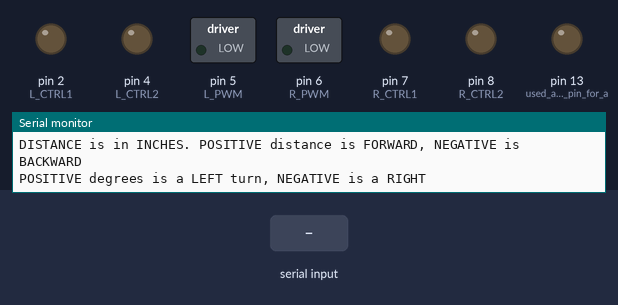
A sketch run on a simulated Arduino Uno, built with avr-gcc and run on an emulated ATmega328P. Parts: switched loads named in the sketch (green lamp = pin HIGH), output pins drawn as LEDs (lit = HIGH), the last lines printed to the serial monitor. Inputs (shaded band) come from the test bench.

Above: at 1.2 s.
1.3 s: "30,150\n" received over Serial
At 2.4 s:
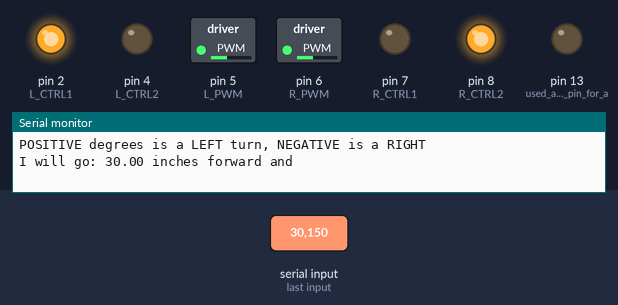
At 3.3 s:
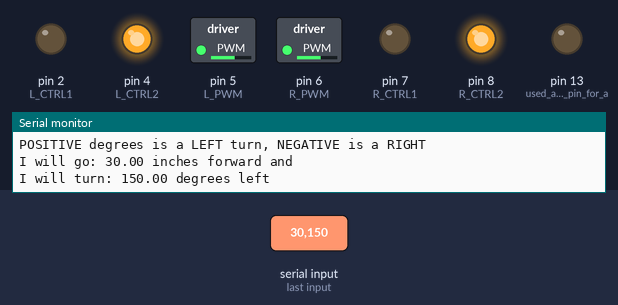
4.3 s: "90,45\n" received over Serial
At 10.6 s:
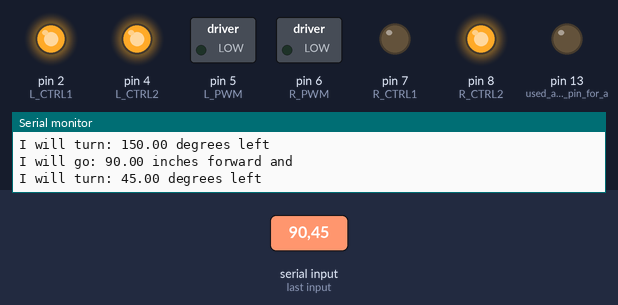
Timing chart, 0 to 11.8 s (numbered marks = the images above; inputs shaded):
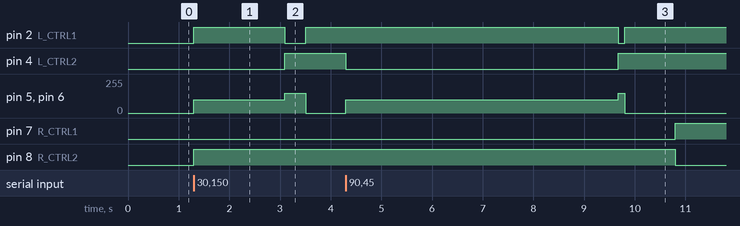

Measured:
- after the input at 1.3 s, pin 2 (L_CTRL1): LOW → HIGH at once, → LOW 1.8 s later, → HIGH 0.42 s later; pin 4 (L_CTRL2): LOW → HIGH after 1.8 s; pin 5 (L_PWM), pin 6 (R_PWM): 0/255 → 100/255 at once, → 150/255 1.8 s later, → 0/255 0.42 s later; pin 8 (R_CTRL2): LOW → HIGH at once
- after the input at 4.3 s, pin 2 (L_CTRL1): HIGH → LOW after 5.4 s, → HIGH 0.13 s later; pin 4 (L_CTRL2): HIGH → LOW at once, → HIGH 5.4 s later

The sketch:

Redbot.ino
```cpp
// H-Bridge motor driver pins
#define    L_CTRL1   2
#define    L_CTRL2   4
#define    L_PWM     5

#define    R_CTRL1   7
#define    R_CTRL2   8
#define    R_PWM     6

// XBee SW_Serial pins
#define    SW_SER_TX A0
#define    SW_SER_RX A1

float dist; //Defining a variable used for distance (in)
float turn; //Defining a variable used for turning (degrees)

void setup()
{
  //Establishing serial communications:
  Serial.begin(115200);
  while (!Serial);

  //Redbot arduino pins
  pinMode(L_CTRL1, OUTPUT);  // used as a debug pin for an LED.
  pinMode(L_CTRL2, OUTPUT);  // used as a debug pin for an LED.
  pinMode(L_PWM, OUTPUT);  // used as a debug pin for an LED.

  pinMode(R_CTRL1, OUTPUT);  // used as a debug pin for an LED.
  pinMode(R_CTRL2, OUTPUT);  // used as a debug pin for an LED.
  pinMode(R_PWM, OUTPUT);  // used as a debug pin for an LED.

  pinMode(13, OUTPUT);  // used as a debug pin for an LED.

  //Instructions printed on serial monitor
  Serial.println("Type in: ['distance' , 'degrees']");
  Serial.println();
  Serial.println("DISTANCE is in INCHES. POSITIVE distance is FORWARD, NEGATIVE is BACKWARD");
  Serial.println();
  Serial.println("POSITIVE degrees is a LEFT turn, NEGATIVE is a RIGHT");
  Serial.println();
}

void loop()
 {

  if(Serial.available()) //Checks if serial communication is established
  {

    //GOING FORWARD/BACKWARD:

    dist = Serial.parseFloat(); //Reads distance from serial input

    //Checks if distance input is positive, indicating that the robot will go forward, running the code below:
    if(dist > 0)
    {

      //Printing distance on serial monitor:
      Serial.print("I will go: ");
      Serial.print(abs(dist));
      Serial.print(" inches forward and");
      Serial.println();

      float Time; //Establishes a varable for the milliseconds the motors will run forward
      Time = go(dist); //Establishes time as a result of variable/function "go" (see "float go" below)

      //Commands for redbot moving forward:
      rightMotor(100);
      leftMotor(100);
      delay(Time);
      rightBrake();
      leftBrake();
    }

    //If distance input is negative, run code below:
    else
    {

      //Printing distance on serial monitor:
      Serial.print("I will go: ");
      Serial.print(abs(dist));
      Serial.print(" inches back and");
      Serial.println();

      float TimeBack; //Establishing a varable for the milliseconds the motors will run backward
      TimeBack = go(dist); //Establishing time as a result of variable/function "go" (see "float go" below)

      //Commands for redbot moving backward:
      rightMotor(-100);
      leftMotor(-100);
      delay(TimeBack);
      rightBrake();
      leftBrake();
    }

    //TURNING RIGHT/LEFT:

    turn = Serial.parseFloat(); //Reads degrees from serial input

    //As stated above, if degrees is positive, the robot will turn left
    if (turn > 0)
    {

    //Printing degrees on serial monitor:
    Serial.print("I will turn: ");
    Serial.print(abs(turn));
    Serial.print(" degrees left");
    Serial.println();

    float turnTimeL; //Establishing a varable for the milliseconds the motors will run in opposite directions, making the robot turn left
    turnTimeL = goturn(turn); //Establishing time as a result of variable/function "goturn" (see "float goturn" below)

    //Commands for redbot turning left
    rightMotor(150);
    leftMotor(-150);
    delay(turnTimeL);
    rightBrake();
    leftBrake();
    }

    //If the second serial input is not positive, then run code below:
    else
    {

    //Printing degrees on serial monitor:
    Serial.print("I will turn: ");
    Serial.print(abs(turn));
    Serial.print(" degrees right");
    Serial.println();

    float turnTimeR; //Establishing a varable for the milliseconds the motors will run in opposite directions, making the robot turn left
    turnTimeR = goturn(turn); //Establishing time as a result of variable/function "goturn" (see "float goturn" below)

    //Commands for redbot turning left
    rightMotor(-150);
    leftMotor(150);
    delay(turnTimeR);
    rightBrake();
    leftBrake();
    }
    Serial.println();
  }
}


//Function for the time redbot will run, translating to distance:
float go(float dist){
  float result; //Variable for the result of "go"
  result = 1000.0 * (abs(dist)/16.75); //Multiplies 1000 by the absolute value of the serial input number divided by the speed of the robot (in inches per second). This makes the value put in the first set of delays above.
  //Note: The speed is APPROXIMATELY 16.75in/sec, not exactly
  return result; //Makes "float go" into the result of equation above, making the moving time for the rebot into result
}

//Function for the time redbot will turn, translating to degrees:
float goturn(float turn){
  float result1; //Variable for the result of "go"
  result1 =  (1000.0 * abs(turn))/360; //Multiplies 1000 by the absolute value of the second serial input number divided by 360 degrees (full circle). This makes the value put in the second set of delays above.
  return result1; //Makes "float goturn" into the result of equation above, which makes the turning time for the redbot into result1
}


//Below are the commands for driving and breaking the motors:

/*******************************************************************************/
void leftMotor(int motorPower)
{
  motorPower = constrain(motorPower, -255, 255); //Constrain motorPower to -255 to +255
  if(motorPower >= 0)
  {
    // spin CW
    digitalWrite(L_CTRL1, HIGH);
    digitalWrite(L_CTRL2, LOW);
    analogWrite(L_PWM, abs(motorPower));
  }
  else
  {
    //Spin CCW
    digitalWrite(L_CTRL1, LOW);
    digitalWrite(L_CTRL2, HIGH);
    analogWrite(L_PWM, abs(motorPower));
  }
}

/*******************************************************************************/
void leftBrake()
{
  //Sets both controls HIGH, shorts the motor out -- causing it to self brake.
  digitalWrite(L_CTRL1, HIGH);
  digitalWrite(L_CTRL2, HIGH);
  analogWrite(L_PWM, 0);
}
/*******************************************************************************/
void rightMotor(int motorPower)
{
  motorPower = constrain(motorPower, -255, 255); //Constrains motorPower to -255 to +255
  if(motorPower <= 0)
  {
    //Spin CW
    digitalWrite(R_CTRL1, HIGH);
    digitalWrite(R_CTRL2, LOW);
    analogWrite(R_PWM, abs(motorPower));
  }
  else
  {
    //Spin CCW
    digitalWrite(R_CTRL1, LOW);
    digitalWrite(R_CTRL2, HIGH);
    analogWrite(R_PWM, abs(motorPower));
  }
}

/*******************************************************************************/
void rightBrake()
{
  //Sets both controls HIGH, shorts the motor out -- causing it to self brake.
  digitalWrite(L_CTRL1, HIGH);
  digitalWrite(L_CTRL2, HIGH);
  analogWrite(R_PWM, 0);
}
```
